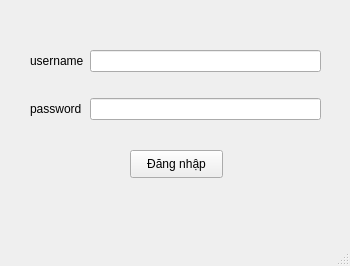
<?xml version="1.0" encoding="UTF-8"?>
<ui version="4.0">
 <class>MainWindow</class>
 <widget class="QMainWindow" name="MainWindow">
  <property name="geometry">
   <rect>
    <x>0</x>
    <y>0</y>
    <width>350</width>
    <height>266</height>
   </rect>
  </property>
  <property name="windowTitle">
   <string>MainWindow</string>
  </property>
  <widget class="QWidget" name="centralwidget">
   <widget class="QPushButton" name="loginBtn">
    <property name="geometry">
     <rect>
      <x>130</x>
      <y>150</y>
      <width>93</width>
      <height>28</height>
     </rect>
    </property>
    <property name="text">
     <string>Đăng nhập</string>
    </property>
   </widget>
   <widget class="QWidget" name="">
    <property name="geometry">
     <rect>
      <x>30</x>
      <y>30</y>
      <width>291</width>
      <height>111</height>
     </rect>
    </property>
    <layout class="QGridLayout" name="gridLayout">
     <item row="0" column="0">
      <widget class="QLabel" name="label">
       <property name="text">
        <string>username</string>
       </property>
      </widget>
     </item>
     <item row="0" column="1">
      <widget class="QLineEdit" name="username"/>
     </item>
     <item row="1" column="0">
      <widget class="QLabel" name="label_2">
       <property name="text">
        <string>password</string>
       </property>
      </widget>
     </item>
     <item row="1" column="1">
      <widget class="QLineEdit" name="password"/>
     </item>
    </layout>
   </widget>
  </widget>
  <widget class="QMenuBar" name="menubar">
   <property name="geometry">
    <rect>
     <x>0</x>
     <y>0</y>
     <width>350</width>
     <height>26</height>
    </rect>
   </property>
  </widget>
  <widget class="QStatusBar" name="statusbar"/>
 </widget>
 <resources/>
 <connections/>
</ui>
